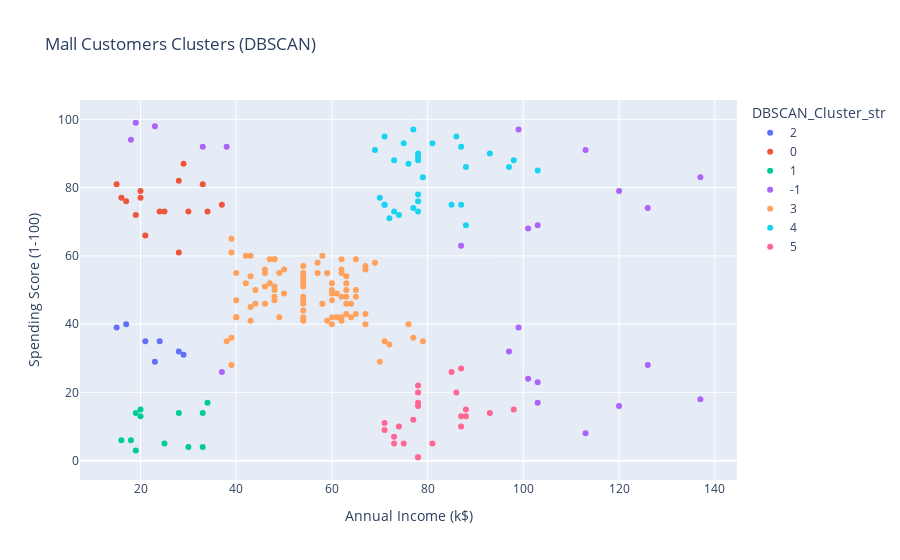

Write notebook code for a chart like this one.
### Markdown cell above
### Interactive DBSCAN Clusters

The interactive scatter plot visualized the DBSCAN clustering results, with each point colored by its assigned cluster label, including noise points. This plot enabled detailed exploration of customer segments based on annual income and spending score, and allowed for intuitive identification of outliers and cluster structures through interactive features.

### Code cell
df_plot = df.copy()
df_plot['DBSCAN_Cluster_str'] = df_plot['DBSCAN_Cluster'].astype(str)

fig = px.scatter(
    df_plot,
    x='Annual Income (k$)',
    y='Spending Score (1-100)',
    color='DBSCAN_Cluster_str',
    hover_name='DBSCAN_Cluster_str',
    title='Mall Customers Clusters (DBSCAN)',
    size_max=10
)
fig.show()

### Figure 1 — Plotly figure (JSON) as saved in the notebook; plotly's stock layout.template omitted (floating-point values rounded to 4 significant figures)
{"data": [{"hovertemplate": "<b>%{hovertext}</b><br><br>DBSCAN_Cluster_str=2<br>Annual Income (k$)=%{x}<br>Spending Score (1-100)=%{y}<extra></extra>", "hovertext": ["2", "2", "2", "2", "2", "2", "2"], "legendgroup": "2", "marker": {"color": "#636efa", "symbol": "circle"}, "mode": "markers", "name": "2", "orientation": "v", "showlegend": true, "type": "scatter", "x": [15, 17, 21, 23, 24, 28, 29], "xaxis": "x", "y": [39, 40, 35, 29, 35, 32, 31], "yaxis": "y"}, {"hovertemplate": "<b>%{hovertext}</b><br><br>DBSCAN_Cluster_str=0<br>Annual Income (k$)=%{x}<br>Spending Score (1-100)=%{y}<extra></extra>", "hovertext": ["0", "0", "0", "0", "0", "0", "0", "0", "0", "0", "0", "0", "0", "0", "0", "0"], "legendgroup": "0", "marker": {"color": "#EF553B", "symbol": "circle"}, "mode": "markers", "name": "0", "orientation": "v", "showlegend": true, "type": "scatter", "x": [15, 16, 17, 19, 20, 20, 21, 24, 25, 28, 28, 29, 30, 33, 34, 37], "xaxis": "x", "y": [81, 77, 76, 72, 77, 79, 66, 73, 73, 82, 61, 87, 73, 81, 73, 75], "yaxis": "y"}, {"hovertemplate": "<b>%{hovertext}</b><br><br>DBSCAN_Cluster_str=1<br>Annual Income (k$)=%{x}<br>Spending Score (1-100)=%{y}<extra></extra>", "hovertext": ["1", "1", "1", "1", "1", "1", "1", "1", "1", "1", "1", "1"], "legendgroup": "1", "marker": {"color": "#00cc96", "symbol": "circle"}, "mode": "markers", "name": "1", "orientation": "v", "showlegend": true, "type": "scatter", "x": [16, 18, 19, 19, 20, 20, 25, 28, 30, 33, 33, 34], "xaxis": "x", "y": [6, 6, 3, 14, 15, 13, 5, 14, 4, 4, 14, 17], "yaxis": "y"}, {"hovertemplate": "<b>%{hovertext}</b><br><br>DBSCAN_Cluster_str=-1<br>Annual Income (k$)=%{x}<br>Spending Score (1-100)=%{y}<extra></extra>", "hovertext": ["-1", "-1", "-1", "-1", "-1", "-1", "-1", "-1", "-1", "-1", "-1", "-1", "-1", "-1", "-1", "-1", "-1", "-1", "-1", "-1", "-1", "-1", "-1"], "legendgroup": "-1", "marker": {"color": "#ab63fa", "symbol": "circle"}, "mode": "markers", "name": "-1", "orientation": "v", "showlegend": true, "type": "scatter", "x": [18, 19, 23, 33, 37, 38, 87, 97, 99, 99, 101, 101, 103, 103, 103, 113, 113, 120, 120, 126, 126, 137, 137], "xaxis": "x", "y": [94, 99, 98, 92, 26, 92, 63, 32, 39, 97, 24, 68, 17, 23, 69, 8, 91, 16, 79, 28, 74, 18, 83], "yaxis": "y"}, {"hovertemplate": "<b>%{hovertext}</b><br><br>DBSCAN_Cluster_str=3<br>Annual Income (k$)=%{x}<br>Spending Score (1-100)=%{y}<extra></extra>", "hovertext": ["3", "3", "3", "3", "3", "3", "3", "3", "3", "3", "3", "3", "3", "3", "3", "3", "3", "3", "3", "3", "3", "3", "3", "3", "3", "3", "3", "3", "3", "3", "3", "3", "3", "3", "3", "3", "3", "3", "3", "3", "3", "3", "3", "3", "3", "3", "3", "3", "3", "3", "3", "3", "3", "3", "3", "3", "3", "3", "3", "3", "3", "3", "3", "3", "3", "3", "3", "3", "3", "3", "3", "3", "3", "3", "3", "3", "3", "3", "3", "3", "3", "3", "3", "3", "3", "3", "3", "3"], "legendgroup": "3", "marker": {"color": "#FFA15A", "symbol": "circle"}, "mode": "markers", "name": "3", "orientation": "v", "showlegend": true, "type": "scatter", "x": [38, 39, 39, 39, 39, 40, 40, 40, 40, 42, 42, 43, 43, 43, 43, 44, 44, 46, 46, 46, 46, 47, 47, 48, 48, 48, 48, 48, 48, 49, 49, 50, 50, 54, 54, 54, 54, 54, 54, 54, 54, 54, 54, 54, 54, 57, 57, 58, 58, 59, 59, 60, 60, 60, 60, 60, 60, 61, 61, 62, 62, 62, 62, 62, 62, 63, 63, 63, 63, 63, 63, 64, 64, 65, 65, 65, 65, 67, 67, 67, 67, 69, 70, 71, 72, 76, 77, 79], "xaxis": "x", "y": [35, 36, 61, 28, 65, 55, 47, 42, 42, 52, 60, 54, 60, 45, 41, 50, 46, 51, 46, 56, 55, 52, 59, 51, 59, 50, 48, 59, 47, 55, 42, 49, 56, 47, 54, 53, 48, 52, 42, 51, 55, 41, 44, 57, 46, 58, 55, 60, 46, 55, 41, 49, 40, 42, 52, 47, 50, 42, 49, 41, 48, 59, 55, 56, 42, 50, 46, 43, 48, 52, 54, 42, 46, 48, 50, 43, 59, 43, 57, 56, 40, 58, 29, 35, 34, 40, 36, 35], "yaxis": "y"}, {"hovertemplate": "<b>%{hovertext}</b><br><br>DBSCAN_Cluster_str=4<br>Annual Income (k$)=%{x}<br>Spending Score (1-100)=%{y}<extra></extra>", "hovertext": ["4", "4", "4", "4", "4", "4", "4", "4", "4", "4", "4", "4", "4", "4", "4", "4", "4", "4", "4", "4", "4", "4", "4", "4", "4", "4", "4", "4", "4", "4", "4"], "legendgroup": "4", "marker": {"color": "#19d3f3", "symbol": "circle"}, "mode": "markers", "name": "4", "orientation": "v", "showlegend": true, "type": "scatter", "x": [69, 70, 71, 71, 71, 72, 73, 73, 74, 75, 76, 77, 77, 78, 78, 78, 78, 78, 78, 79, 81, 85, 86, 87, 87, 88, 88, 93, 97, 98, 103], "xaxis": "x", "y": [91, 77, 95, 75, 75, 71, 88, 73, 72, 93, 87, 97, 74, 90, 88, 76, 89, 78, 73, 83, 93, 75, 95, 75, 92, 86, 69, 90, 86, 88, 85], "yaxis": "y"}, {"hovertemplate": "<b>%{hovertext}</b><br><br>DBSCAN_Cluster_str=5<br>Annual Income (k$)=%{x}<br>Spending Score (1-100)=%{y}<extra></extra>", "hovertext": ["5", "5", "5", "5", "5", "5", "5", "5", "5", "5", "5", "5", "5", "5", "5", "5", "5", "5", "5", "5", "5", "5", "5"], "legendgroup": "5", "marker": {"color": "#FF6692", "symbol": "circle"}, "mode": "markers", "name": "5", "orientation": "v", "showlegend": true, "type": "scatter", "x": [71, 71, 73, 73, 74, 75, 77, 78, 78, 78, 78, 78, 78, 81, 85, 86, 87, 87, 87, 88, 88, 93, 98], "xaxis": "x", "y": [11, 9, 5, 7, 10, 5, 12, 22, 17, 20, 16, 1, 1, 5, 26, 20, 27, 13, 10, 13, 15, 14, 15], "yaxis": "y"}], "layout": {"legend": {"title": {"text": "DBSCAN_Cluster_str"}, "tracegroupgap": 0}, "title": {"text": "Mall Customers Clusters (DBSCAN)"}, "xaxis": {"anchor": "y", "domain": [0, 1], "title": {"text": "Annual Income (k$)"}}, "yaxis": {"anchor": "x", "domain": [0, 1], "title": {"text": "Spending Score (1-100)"}}}}
